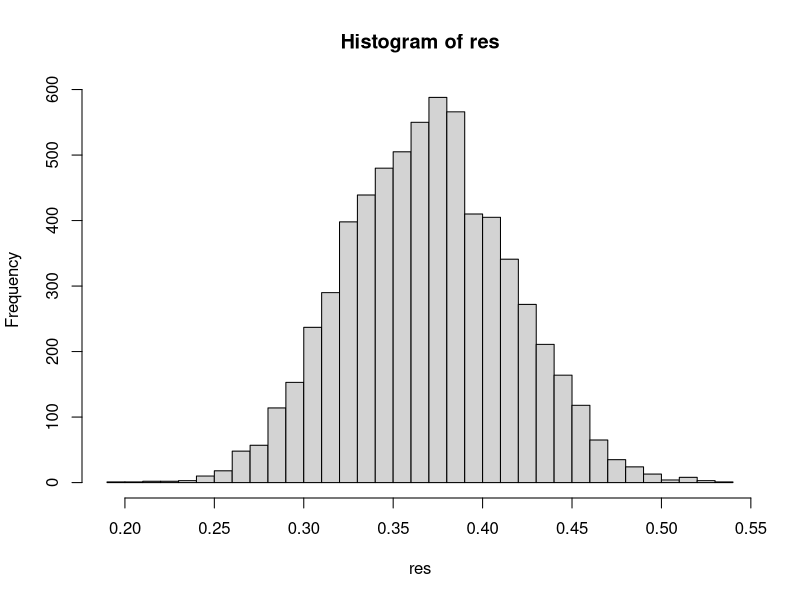

Write the R code that produced this figure.
nums = 100000
res <- numeric(nums)
for (i in 1:nums) {
  x <- rbeta(1, 31, 60)
  s <- sum(runif(20)<x)
  if (s == 10) {
    res[i] <- x
  } else {
    res[i] <- 0
  }
}
res <- res[! res %in% c(0)]
print(mean(res))
hist(res, breaks=40)